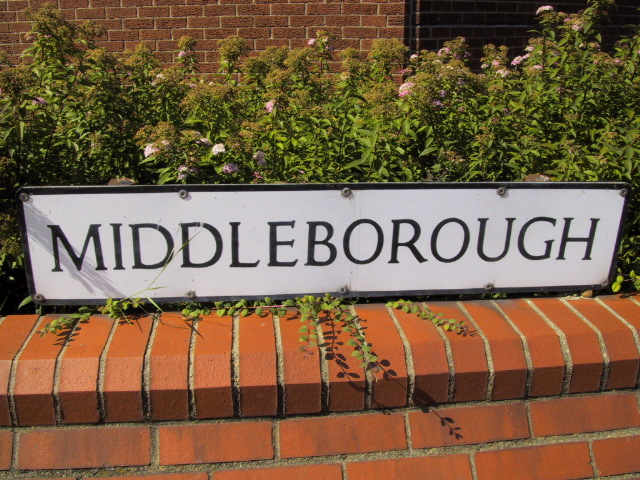
#> input picture img.JPG, 640 x 480 px, found by its file name
$ python final.py
#> lines starting #> are read from the running program, lines starting #| are printed output that depends on the picture; after the words box and inside, x2 and y2 are one past the last pixel; in counts of white or black regions, pixels touching at a corner belong together
import cv2
import numpy as np
from matplotlib import pyplot as plt

img = cv2.imread('D:\img.JPG',0)
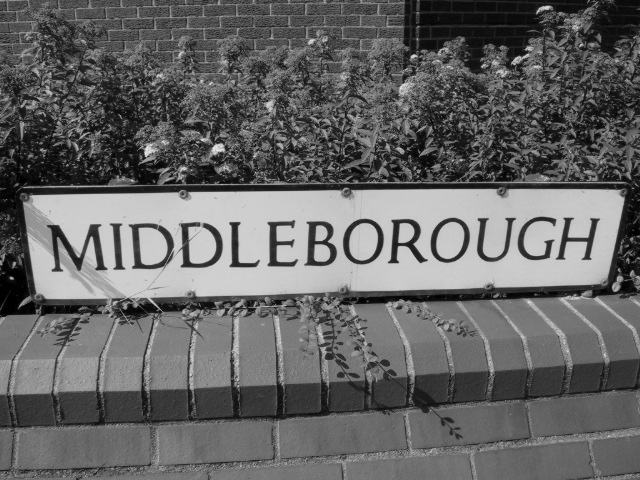
#> img: shape (480, 640); min 0, max 234, mean 101.1
img = cv2.medianBlur(img,5)
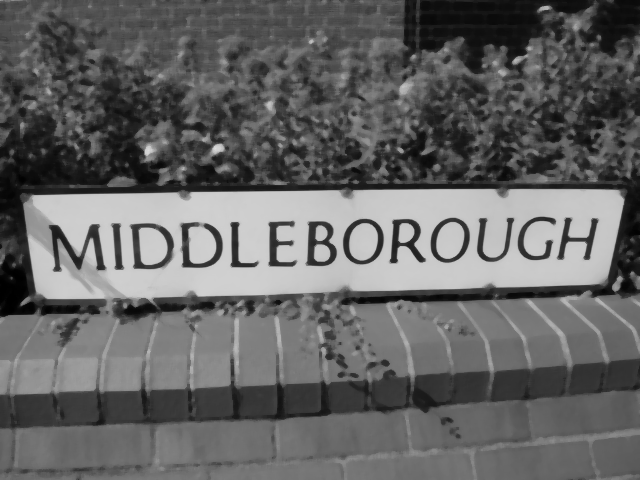
#> img: shape (480, 640); min 0, max 221, mean 100.2

'''..............................................................*1 mser*.......................................................'''
_,imgMSER = cv2.threshold(img,127,255, cv2.THRESH_BINARY)
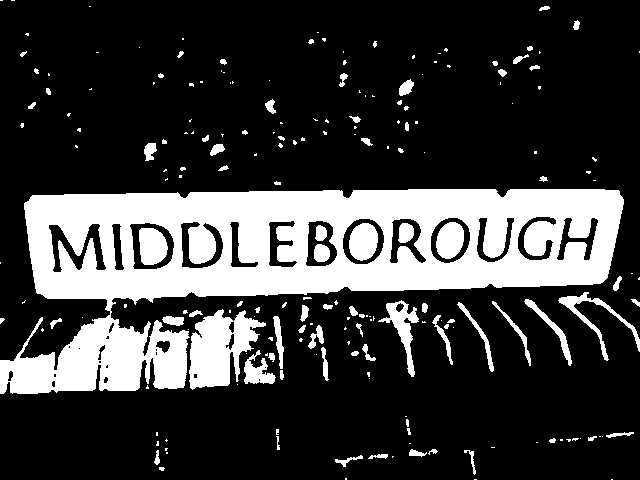
#> imgMSER: shape (480, 640); 23.6% white; 206 white regions (125 under 20 px), largest, box (x1, y1, x2, y2) and area: (0, 189, 624, 394) 57558, (189, 309, 266, 390) 3604, (378, 300, 419, 377) 940

cv2.imwrite('mser1.png', imgMSER)

'''..............................................................*2 edges*.......................................................'''
edges = cv2.Canny(img,200,200)
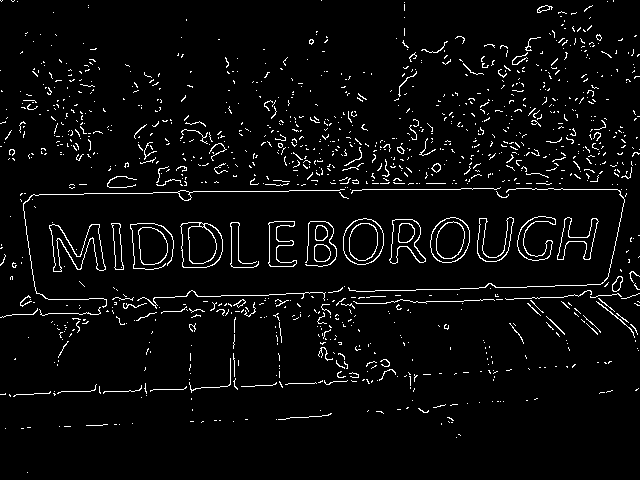
#> edges: shape (480, 640); 4.1% white in thin lines or dots
cv2.imwrite('edges2.png', edges)


''''..............................................................*3 fill*......................................................'''
im_in = cv2.imread("D:\edges.png", cv2.IMREAD_GRAYSCALE);
th, im_th = cv2.threshold(im_in, 220, 255, cv2.THRESH_BINARY_INV);

#> (the run stopped early here; a loop or call above may not have finished)
